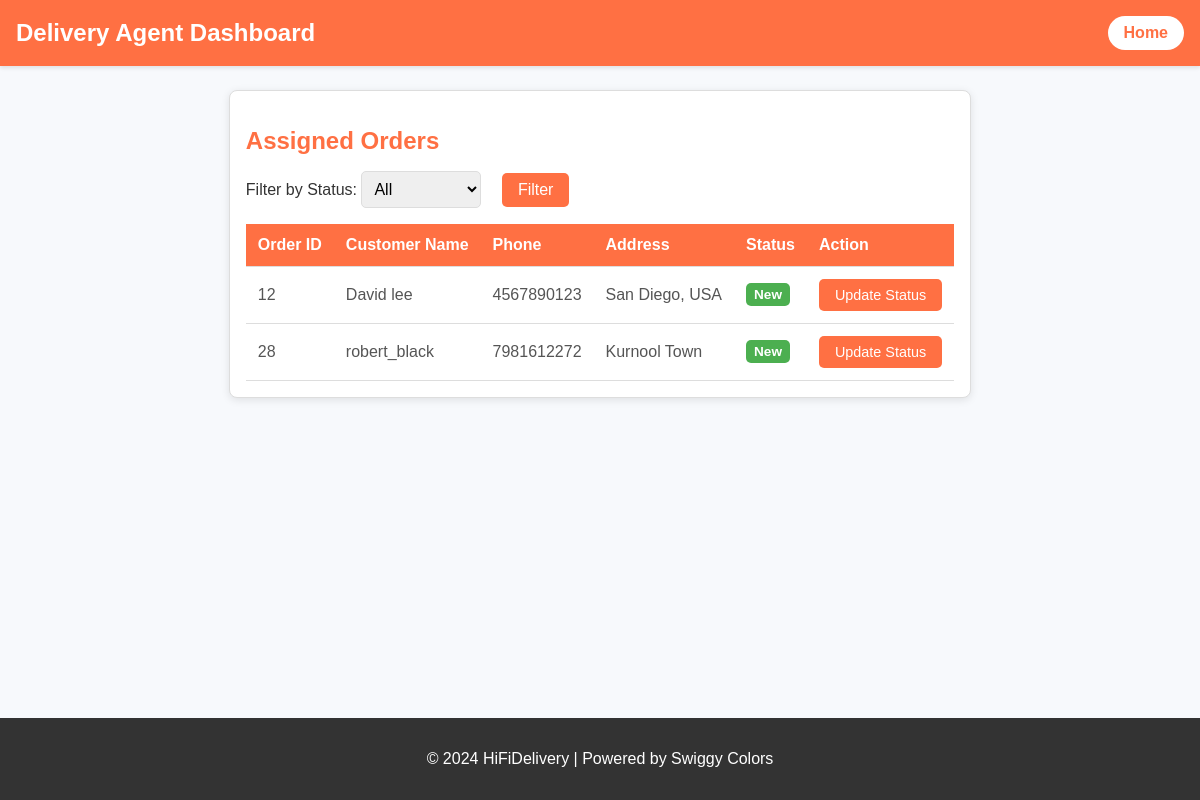
Page /view_orders (signed in) on the earlier database version.
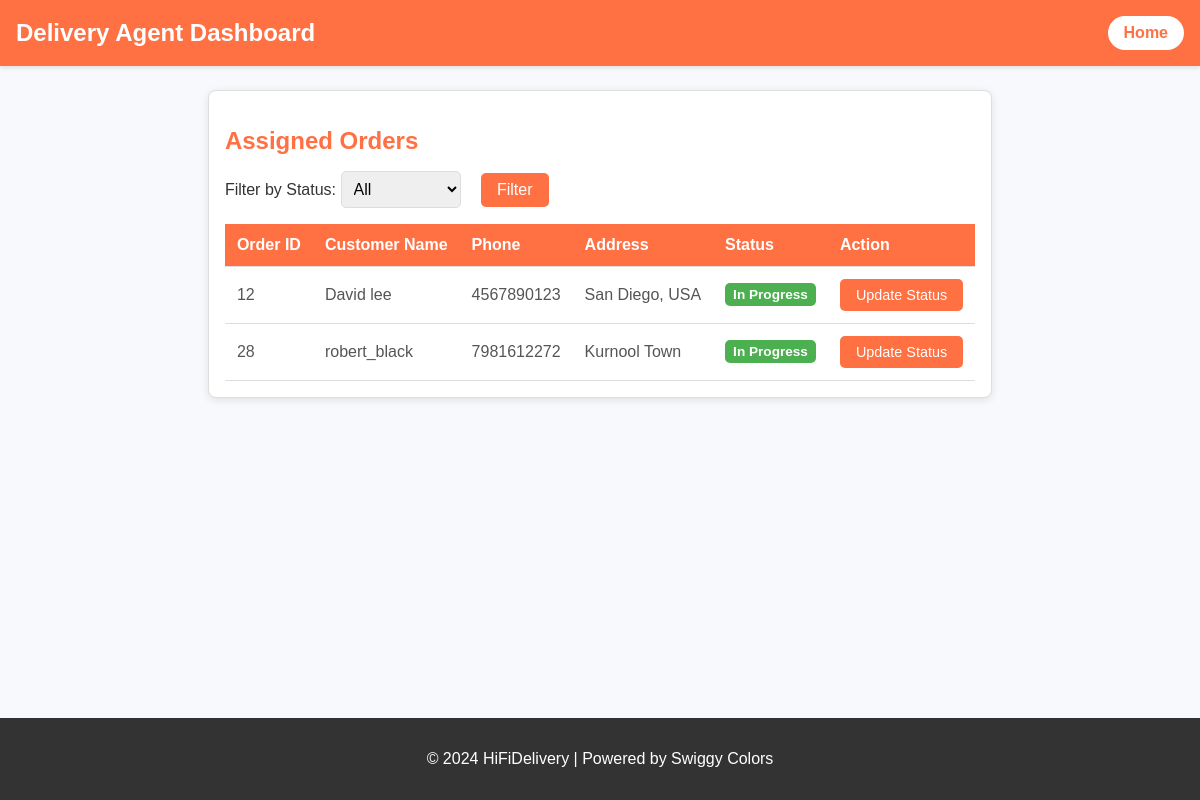
Same page on the later database version.
### tables this page shows
CREATE TABLE "assignedOrders" (
	"id"	INTEGER,
	"orderId"	INTEGER NOT NULL,
	"customerName"	TEXT NOT NULL,
	"deliveryAgentId"	INTEGER NOT NULL,
	"status"	TEXT NOT NULL CHECK("status" IN ('New', 'In Progress', 'Completed')),
	"action"	TEXT NOT NULL,
	"TIMESTAMP"	DATETIME,
	PRIMARY KEY("id" AUTOINCREMENT),
	FOREIGN KEY("customerName") REFERENCES "users"("username"),
	FOREIGN KEY("deliveryAgentId") REFERENCES "Delivery_Agent"("id"),
	FOREIGN KEY("orderId") REFERENCES "orders"("id") ON DELETE CASCADE
);

CREATE TABLE "Orders_Analysis" (
	"orderId"	INTEGER,
	"customerName"	TEXT NOT NULL,
	"productName"	TEXT NOT NULL,
	"orderDate"	TEXT NOT NULL
);

CREATE TABLE "users" (
	"id"	INTEGER,
	"username"	TEXT NOT NULL UNIQUE,
	"email"	TEXT NOT NULL UNIQUE,
	"password"	TEXT NOT NULL,
	"role"	TEXT NOT NULL,
	"location"	TEXT,
	"contact"	TEXT,
	"approved"	INTEGER NOT NULL DEFAULT 0,
	PRIMARY KEY("id" AUTOINCREMENT)
);

### mergedapp.py (the view)
@app.route('/view_orders')
def view_orders():
    delivery_agent_id = session['user_id']
    if not delivery_agent_id:
        return "Error: Delivery Agent ID is required", 400
    orders = get_assigned_orders(delivery_agent_id)
    if not orders:
        return "No orders found", 404
    return render_template('deliverystatus.html', orders=orders)

### mergedapp.py (called while the page is built)
def get_assigned_orders(delivery_agent_id):
    try:
        conn = sqlite3.connect(DATABASE)
        cursor = conn.cursor()
        cursor.execute("""
            SELECT o.orderId, o.customerName, u.contact AS phone, u.location AS address, a.status, a.action, a.deliveryAgentId
            FROM Orders_Analysis o
            JOIN assignedOrders a ON o.orderId = a.orderId
            JOIN users u ON a.customerName = u.username
            WHERE a.deliveryAgentId = ?;
        """, (delivery_agent_id,))
        orders = cursor.fetchall()
        conn.close()
        print(orders)  # Debugging purpose
        return orders
    except sqlite3.Error as e:
        print(f"An error occurred: {e}")
        return []

### templates/deliverystatus.html (shortened to what this page needs)
<!DOCTYPE html>
<html lang="en">
<head>
</head>
<body>
  <header>
    <h1>Delivery Agent Dashboard</h1>
    <a href="{{ url_for('delivery') }}" class="home-btn">Home</a>
  </header>
  <main>
    <section class="orders">
      <h2>Assigned Orders</h2>
      <div class="filter-container">
        <form method="get" action="{{ url_for('status')}}">
          <label for="status">Filter by Status:</label>
          <select name="status" id="status">
            <option value="" {% if not request.args.get('status') %}selected{% endif %}>All</option>
          </select>
          <button type="submit">Filter</button>
        </form>
      </div>
      <table>
        <thead>
          <tr>
            <th>Order ID</th>
            <th>Customer Name</th>
            <th>Phone</th>
            <th>Address</th>
            <th>Status</th>
            <th>Action</th>
          </tr>
        </thead>
        <tbody>
          {% if orders %}
            {% for order in orders %}
              <tr>
                <td>{{ order[0] }}</td>
                <td>{{ order[1] }}</td>
                <td>{{ order[2] }}</td>
                <td>{{ order[3] }}</td>
                <td>
                  <span class="status-badge {% if order[4] == 'Pending' %}status-pending{% elif order[4] == 'Picked Up' %}status-picked-up{% else %}status-delivered{% endif %}">
                    {{ order[4] }}
                  </span>
                </td>
                <td>
                  <button onclick="updateStatus({{ order[0] | tojson }})">Update Status</button>
                </td>
              </tr>
            {% endfor %}
          {% else %}
            <tr><td colspan="6">No orders to display.</td></tr>
          {% endif %}
        </tbody>
      </table>
    </section>
  </main>
  <footer>
    <p>© 2024 HiFiDelivery | Powered by Swiggy Colors</p>
  </footer>
</body>
</html>

### templates/deliverystatus.html (style rules this page uses)
body { font-family: Arial, sans-serif; margin: 0; padding: 0; display: flex; flex-direction: column; min-height: 100vh; background-color: #f7f9fc; color: #333; }
header { background-color: #ff7043; color: white; padding: 1rem; display: flex; justify-content: space-between; align-items: center; box-shadow: 0 2px 4px rgba(0, 0, 0, 0.1); }
header h1 { margin: 0; font-size: 1.5rem; }
header .home-btn { background-color: white; color: #ff7043; border: none; padding: 0.5rem 1rem; border-radius: 20px; cursor: pointer; font-size: 1rem; text-decoration: none; font-weight: bold; transition: background-color 0.3s, color 0.3s; }
main { flex: 1; padding: 1.5rem; max-width: 1200px; margin: 0 auto; }
.orders { border: 1px solid #ddd; border-radius: 8px; padding: 1rem; background-color: white; box-shadow: 0 2px 8px rgba(0, 0, 0, 0.1); }
.orders h2 { color: #ff7043; font-size: 1.5rem; margin-bottom: 1rem; }
table { width: 100%; border-collapse: collapse; margin-top: 1rem; }
th, td { padding: 0.75rem; text-align: left; border-bottom: 1px solid #ddd; }
th { background-color: #ff7043; color: white; }
td { color: #555; }
button { background-color: #ff7043; color: white; border: none; padding: 0.5rem 1rem; border-radius: 5px; cursor: pointer; font-size: 0.9rem; transition: background-color 0.3s; }
.status-badge { display: inline-block; padding: 0.25rem 0.5rem; border-radius: 5px; font-size: 0.85rem; font-weight: bold; }
.status-delivered { background-color: #4caf50; color: white; }
footer { background-color: #333; color: white; text-align: center; padding: 1rem; margin-top: auto; }
.filter-container { margin-bottom: 1rem; display: flex; align-items: center; justify-content: space-between; }
.filter-container select { padding: 0.5rem; border-radius: 5px; border: 1px solid #ddd; font-size: 1rem; }
.filter-container button { margin-left: 1rem; background-color: #ff7043; color: white; border: none; padding: 0.5rem 1rem; border-radius: 5px; cursor: pointer; font-size: 1rem; transition: background-color 0.3s; }

Differences in the rows shown:
changed assignedOrders "David lee": status "New" → "In Progress"
changed assignedOrders "robert_black": status "New" → "In Progress"
